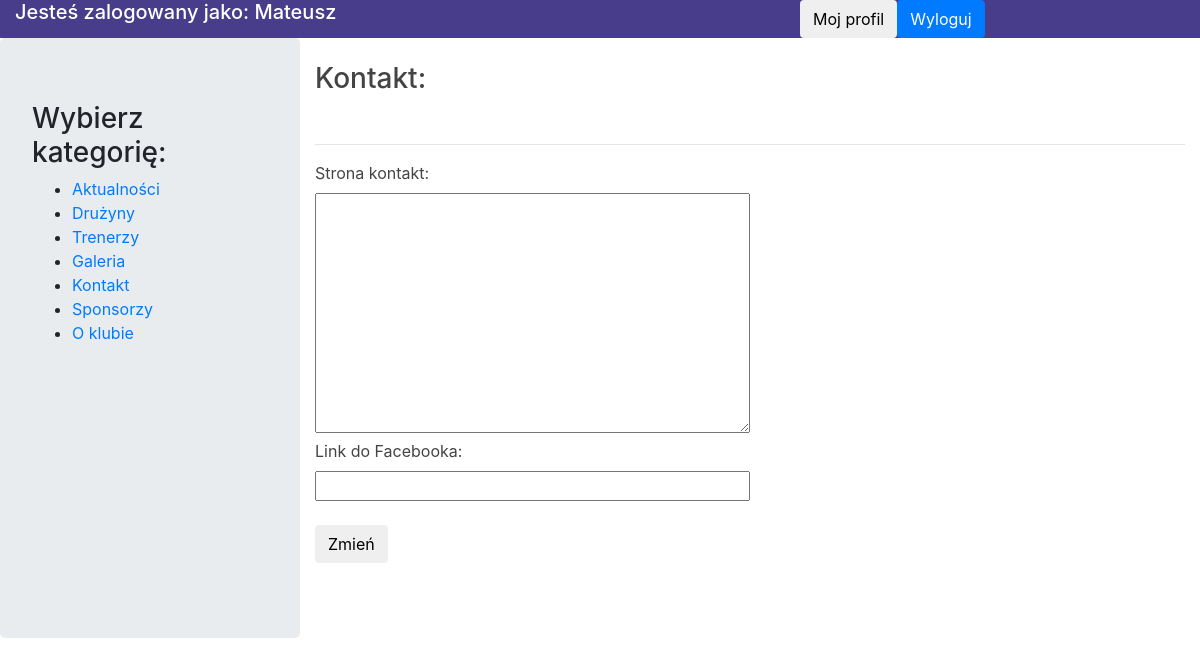
/admin/panel.php?strona=kontakt (signed in), run on an earlier commit of the app's database.
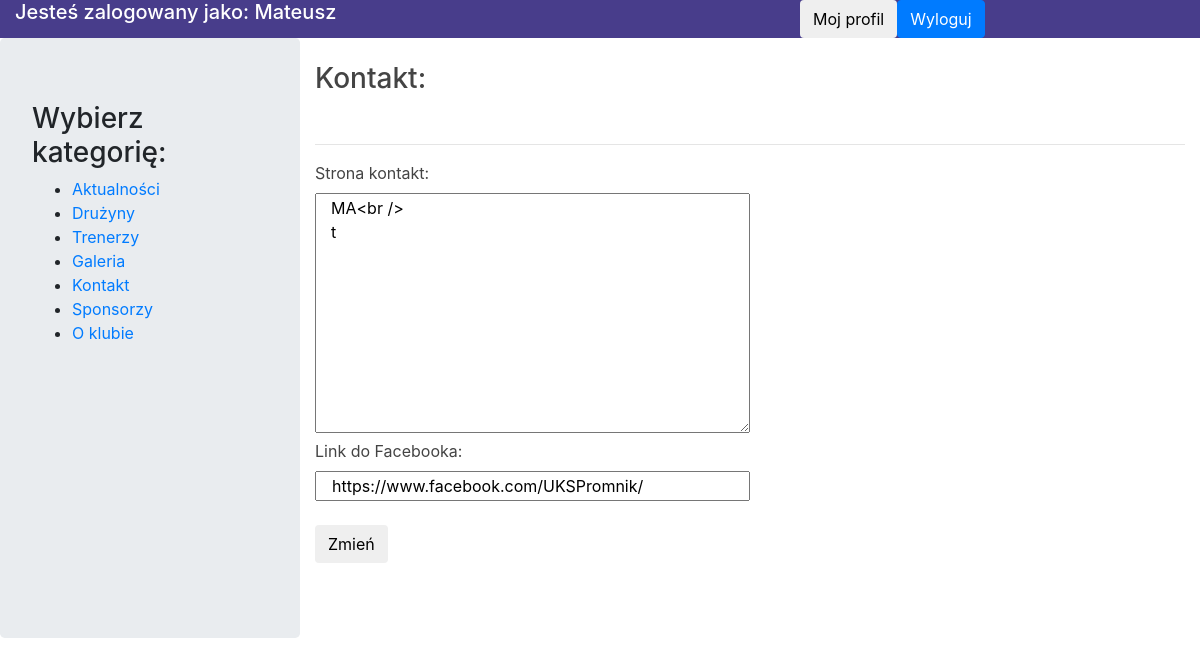
And on a later commit of the database.
### tables this page shows
CREATE TABLE `contact` (
  `id_contact` int(11) NOT NULL,
  `content` text NOT NULL,
  `fb_link` text NOT NULL,
  `author` text NOT NULL,
  `date` text NOT NULL
);

### admin/panel/view/contact.php (the view, shortened to what this page needs)
<?php
    require_once('../admin/scripts/connect.php');
    $con = mysqli_connect($host, $usr, $pass, $db);
    $contact = mysqli_fetch_array(mysqli_query($con, "SELECT * FROM contact WHERE id_contact=1"));
    echo '<br><h3>Kontakt:</h3><br><hr>
            <form action="/promnik/admin/panel/model/contact.php" method="post">
                <label>Strona kontakt:</label><br>
                <textarea name="content" class="col-md-6" id="contact_content">'.$contact[1].'</textarea><br>
                <label>Link do Facebooka:</label><br>
                <input type="text" value="'.$contact[2].'" name="link" class="col-md-6"><br><br>
                <input type="submit" value="Zmień" class="btn">
            </form>';
?>

What changed in the data, as far as the page shows it:
added contact: content "MA<br /> t", link "https://www.facebook.com/UKSPromnik/"
